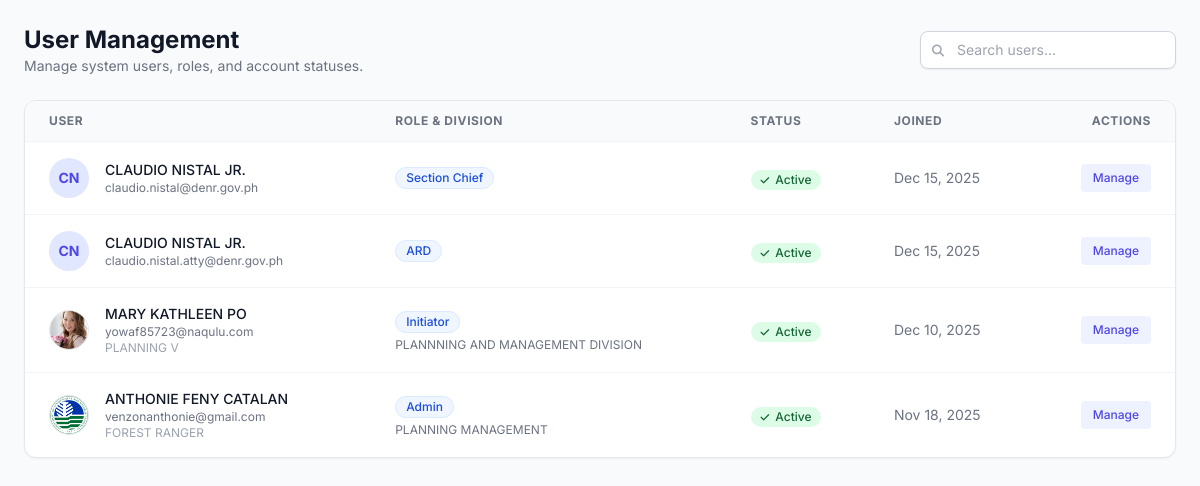
/admin_users.php (signed in), run on an earlier commit of the app's database.
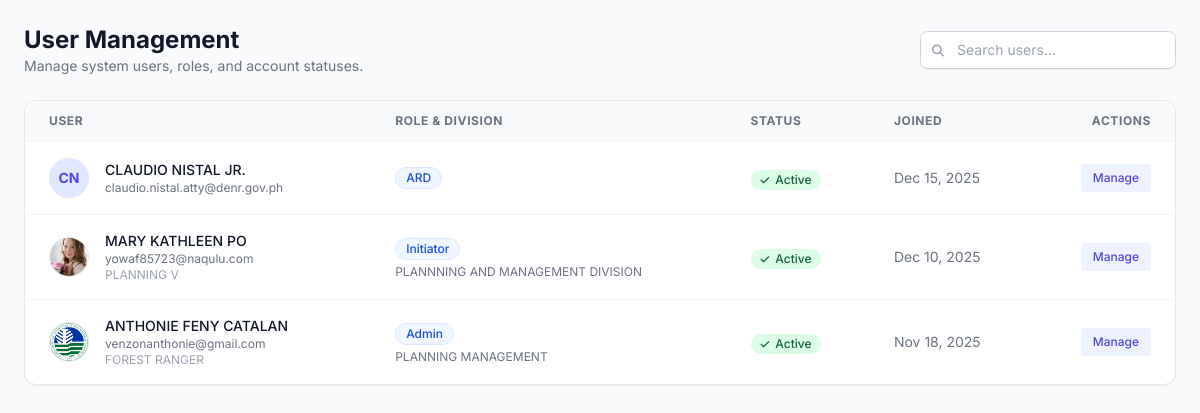
And on a later commit of the database.
### tables this page shows
CREATE TABLE `users` (
  `user_id` int(11) NOT NULL,
  `email` varchar(255) NOT NULL,
  `password_hash` varchar(255) NOT NULL,
  `first_name` varchar(100) NOT NULL,
  `middle_name` varchar(100) DEFAULT NULL,
  `last_name` varchar(100) NOT NULL,
  `suffix` varchar(20) DEFAULT NULL,
  `position` varchar(100) DEFAULT NULL,
  `designation` varchar(100) DEFAULT NULL,
  `division` varchar(100) DEFAULT NULL,
  `sex` enum('Male','Female','Other','Prefer not to say') DEFAULT NULL,
  `contact_number` varchar(50) DEFAULT NULL,
  `role` enum('Initiator','Section Chief','Division Chief','ARD','RED','Records Office','Admin') NOT NULL DEFAULT 'Initiator',
  `status` varchar(50) NOT NULL DEFAULT 'Pending',
  `verification_token` varchar(255) DEFAULT NULL,
  `token_expiry` datetime DEFAULT NULL,
  `reset_token` varchar(255) DEFAULT NULL,
  `reset_token_expiry` datetime DEFAULT NULL,
  `created_at` timestamp NOT NULL DEFAULT current_timestamp(),
  `otos_userlink` int(11) NOT NULL,
  `profile_picture_path` varchar(255) DEFAULT NULL
);

### admin_users.php (the view, shortened to what this page needs)
<?php
require_once 'db.php';
$search = isset($_GET['search']) ? trim($_GET['search']) : '';
$users = [];
$sql = "SELECT user_id, first_name, last_name, email, role, status, division, position, created_at, profile_picture_path
        FROM users WHERE 1=1";
$sql .= " ORDER BY created_at DESC";
$stmt = $conn->prepare($sql);
$stmt->execute();
$result = $stmt->get_result();
while ($row = $result->fetch_assoc()) {
    $users[] = $row;
}
function get_initials($fname, $lname) {
    return strtoupper(substr($fname, 0, 1) . substr($lname, 0, 1));
}
?>
<!DOCTYPE html>
<html lang="en">
<head>
    <script src="https://cdn.tailwindcss.com"></script>
    <link rel="stylesheet" href="https://cdnjs.cloudflare.com/ajax/libs/font-awesome/6.4.0/css/all.min.css">
</head>
<body class="text-gray-800 p-6">
    <div class="flex flex-col sm:flex-row sm:items-center sm:justify-between mb-6 gap-4">
        <div>
            <h1 class="text-2xl font-bold text-gray-900">User Management</h1>
            <p class="text-sm text-gray-500">Manage system users, roles, and account statuses.</p>
        </div>
        <div class="flex items-center gap-2">
            <form action="" method="GET" class="relative">
                <input type="text" name="search" value="<?php echo htmlspecialchars($search); ?>"
                       placeholder="Search users..."
                       class="pl-9 pr-4 py-2 border border-gray-300 rounded-lg text-sm focus:ring-indigo-500 focus:border-indigo-500 w-64 shadow-sm">
                <i class="fas fa-search absolute left-3 top-3 text-gray-400 text-xs"></i>
            </form>
        </div>
    </div>
    <div class="bg-white rounded-xl shadow-sm border border-gray-200 overflow-hidden">
        <div class="overflow-x-auto">
            <table class="w-full text-left border-collapse">
                <thead>
                    <tr class="bg-gray-50 border-b border-gray-100 text-xs font-semibold text-gray-500 uppercase tracking-wider">
                        <th class="px-6 py-3">User</th>
                        <th class="px-6 py-3">Role & Division</th>
                        <th class="px-6 py-3">Status</th>
                        <th class="px-6 py-3">Joined</th>
                        <th class="px-6 py-3 text-right">Actions</th>
                    </tr>
                </thead>
                <tbody class="divide-y divide-gray-100">
                    <?php if (count($users) > 0): ?>
                        <?php foreach ($users as $u): ?>
                            <tr class="hover:bg-gray-50 transition-colors">
                                <td class="px-6 py-4">
                                    <div class="flex items-center">
                                        <?php if (!empty($u['profile_picture_path']) && file_exists($u['profile_picture_path'])): ?>
                                            <img class="h-10 w-10 rounded-full object-cover border border-gray-200" src="<?php echo htmlspecialchars($u['profile_picture_path']); ?>" alt="">
                                        <?php else: ?>
                                            <div class="h-10 w-10 rounded-full bg-indigo-100 text-indigo-600 flex items-center justify-center font-bold text-sm">
                                                <?php echo get_initials($u['first_name'], $u['last_name']); ?>
                                            </div>
                                        <?php endif; ?>
                                        <div class="ml-4">
                                            <div class="text-sm font-medium text-gray-900"><?php echo htmlspecialchars($u['first_name'] . ' ' . $u['last_name']); ?></div>
                                            <div class="text-xs text-gray-500"><?php echo htmlspecialchars($u['email']); ?></div>
                                            <div class="text-xs text-gray-400"><?php echo htmlspecialchars($u['position']); ?></div>
                                        </div>
                                    </div>
                                </td>
                                <td class="px-6 py-4">
                                    <span class="inline-flex items-center px-2.5 py-0.5 rounded-full text-xs font-medium bg-blue-50 text-blue-700 border border-blue-100 mb-1">
                                        <?php echo htmlspecialchars($u['role']); ?>
                                    </span>
                                    <div class="text-xs text-gray-500"><?php echo htmlspecialchars($u['division']); ?></div>
                                </td>
                                <td class="px-6 py-4">
                                    <?php
                                        $statusClass = 'status-' . strtolower($u['status']);
                                        $statusIcon = match($u['status']) {
                                            'active' => 'fa-check',
                                            'pending' => 'fa-clock',
                                            'disabled' => 'fa-ban',
                                            default => 'fa-circle'
                                        };
                                    ?>
                                    <span class="inline-flex items-center gap-1.5 px-2.5 py-0.5 rounded-full text-xs font-medium <?php echo $statusClass; ?>">
                                        <i class="fas <?php echo $statusIcon; ?> text-[10px]"></i>
                                        <?php echo ucfirst(htmlspecialchars($u['status'])); ?>
                                    </span>
                                </td>
                                <td class="px-6 py-4 text-sm text-gray-500">
                                    <?php echo date('M d, Y', strtotime($u['created_at'])); ?>
                                </td>
                                <td class="px-6 py-4 text-right">
                                    <button onclick='openEditModal(<?php echo json_encode($u); ?>)' class="text-indigo-600 hover:text-indigo-900 font-medium text-xs bg-indigo-50 hover:bg-indigo-100 px-3 py-1.5 rounded transition-colors">
                                        Manage
                                    </button>
                                </td>
                            </tr>
                        <?php endforeach; ?>
                    <?php endif; ?>
                </tbody>
            </table>
        </div>
        </div>
</body>
</html>

### admin_users.php (style rules this page uses)
body { font-family: 'Inter', sans-serif; background-color: #f9fafb; }
.status-active { background-color: #dcfce7; color: #166534; }

What changed in the data, as far as the page shows it:
removed users: get_initials($u['first_name'], $u['last_name']) "CN", first_name+last_name "CLAUDIO NISTAL JR.", email "claudio.nistal@denr.gov.ph", role "Section Chief", status "Active", created_at "Dec 15, 2025"
